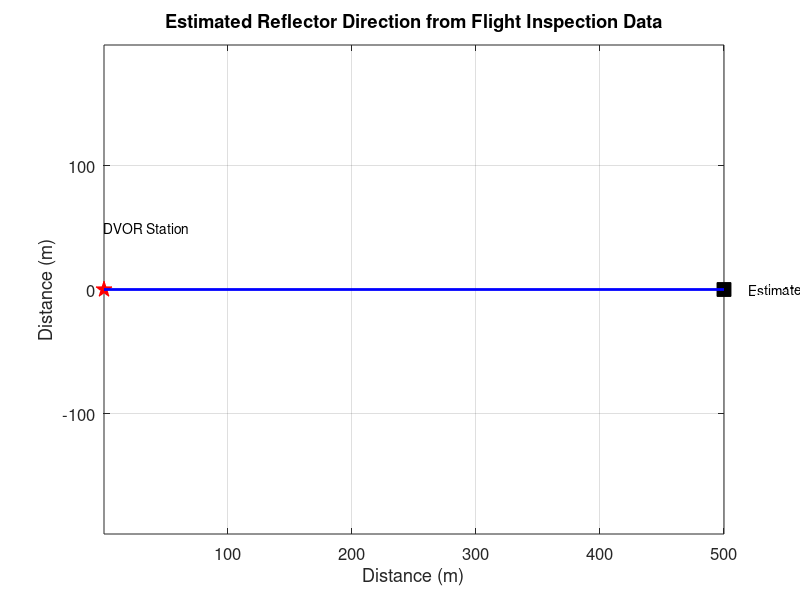

This figure's MATLAB source:
clc
clear

% Estimated reflector direction (deg)
phi_r = 0;  

% Assumed reflector distance
R = 500;

% Convert to radians
phi = deg2rad(phi_r);

% Reflector coordinates
xr = R*cos(phi);
yr = R*sin(phi);

figure

% Plot DVOR
plot(0,0,'rp','MarkerSize',12,'MarkerFaceColor','r')
hold on

% Plot reflector
plot(xr,yr,'ks','MarkerSize',10,'MarkerFaceColor','k')

% Plot direction line
plot([0 xr],[0 yr],'b','LineWidth',2)

text(0,50,'DVOR Station')
text(xr+20,yr,'Estimated Reflector')

xlabel('Distance (m)')
ylabel('Distance (m)')
title('Estimated Reflector Direction from Flight Inspection Data')

grid on
axis equal
set(gca,'FontSize',12)
